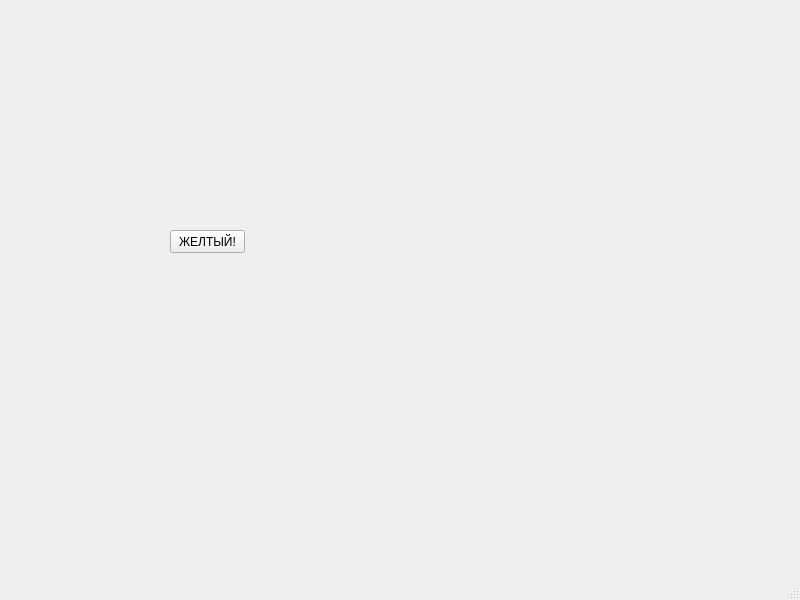
<?xml version="1.0" encoding="UTF-8"?>
<ui version="4.0">
 <class>MainWindow</class>
 <widget class="QMainWindow" name="MainWindow">
  <property name="geometry">
   <rect>
    <x>0</x>
    <y>0</y>
    <width>800</width>
    <height>600</height>
   </rect>
  </property>
  <property name="windowTitle">
   <string>MainWindow</string>
  </property>
  <widget class="QWidget" name="centralwidget">
   <widget class="QPushButton" name="pushButton">
    <property name="geometry">
     <rect>
      <x>170</x>
      <y>230</y>
      <width>75</width>
      <height>23</height>
     </rect>
    </property>
    <property name="text">
     <string>ЖЕЛТЫЙ!</string>
    </property>
   </widget>
  </widget>
  <widget class="QMenuBar" name="menubar">
   <property name="geometry">
    <rect>
     <x>0</x>
     <y>0</y>
     <width>800</width>
     <height>21</height>
    </rect>
   </property>
  </widget>
  <widget class="QStatusBar" name="statusbar"/>
 </widget>
 <resources/>
 <connections/>
</ui>
